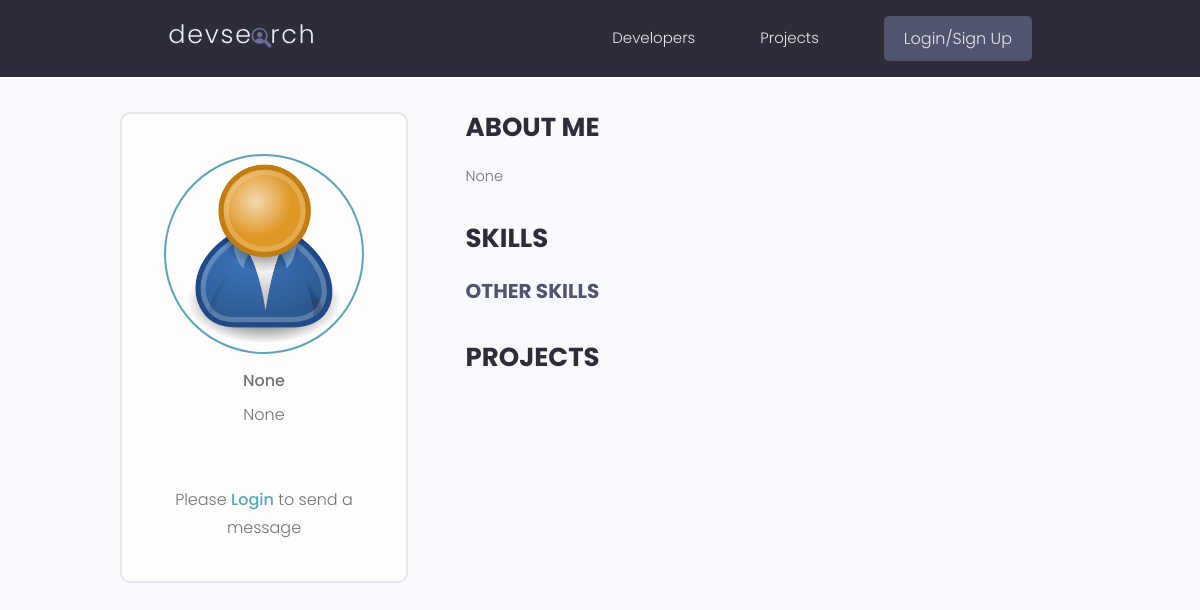
Before: /profile/eebb44d1-63ca-4023-86bd-ba7cf17e27fe/ with the older database file.
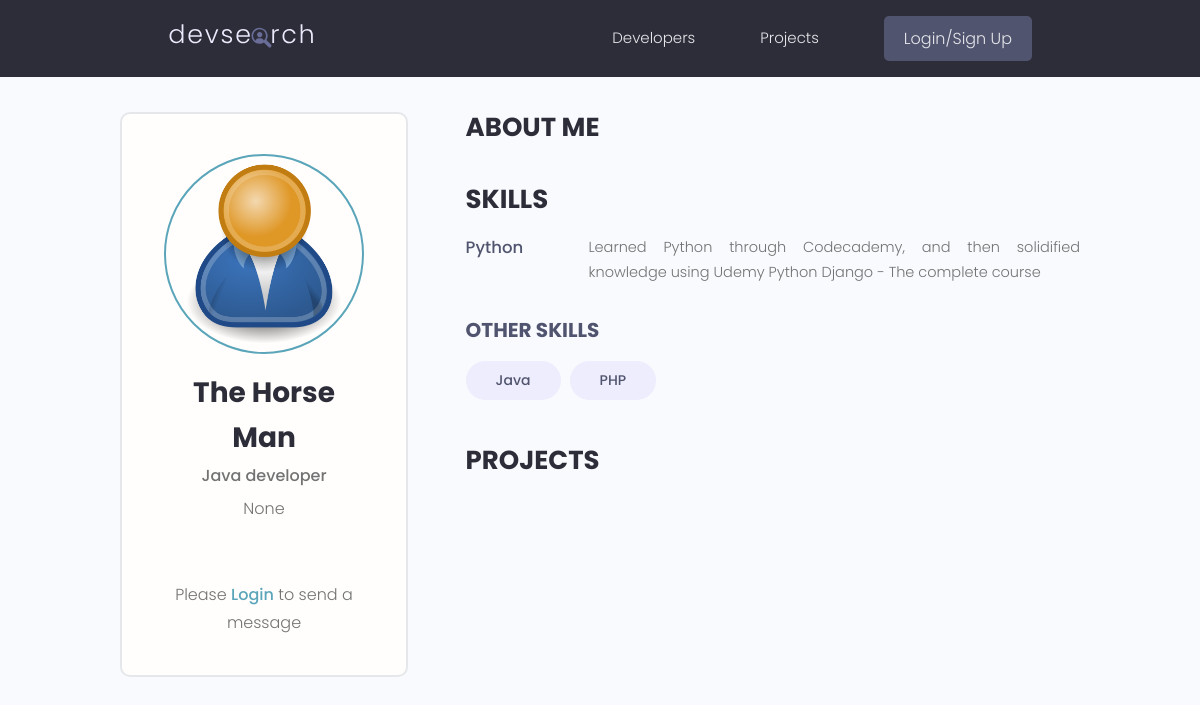
After: the same page with the newer database file.
### users/models.py (models this page shows, shortened)
class Profile(models.Model):
  user = models.OneToOneField(User, on_delete=models.CASCADE, null=True, blank=True,)
  name = models.CharField(max_length = 200, blank = True, null = True)
  email = models.EmailField(max_length=500, blank=True, null=True)
  username = models.CharField(max_length = 200, blank = True, null = True)
  username = models.CharField(max_length = 200, blank = True, null = True)
  short_intro = models.CharField(max_length = 200, blank = True, null = True)
  location = models.CharField(max_length = 200, blank = True, null = True)
  bio = models.TextField(max_length=500, blank=True, null=True)
  profile_image = models.ImageField(null = True, blank=True, upload_to='profiles/', default='profiles/user-default.png' )
  social_github= models.CharField(max_length = 200, blank = True, null = True)
  social_linkedIn= models.CharField(max_length = 200, blank = True, null = True)
  social_twitter= models.CharField(max_length = 200, blank = True, null = True)
  social_youtube= models.CharField(max_length = 200, blank = True, null = True)
  social_website= models.CharField(max_length = 200, blank = True, null = True)
  created = models.DateTimeField(auto_now_add=True)
  id = models.UUIDField(default=uuid.uuid4, unique=True, primary_key=True, editable=False)

class Skill(models.Model):
  owner = models.ForeignKey(Profile, on_delete=models.CASCADE, null=True, blank=True)
  name = models.CharField(max_length=50)
  description = models.TextField(max_length=500, null=True, blank=True)
  created = models.DateTimeField(auto_now_add=True)
  id = models.UUIDField(default=uuid.uuid4, unique=True, primary_key=True, editable=False)

### users/views.py (the view)
# urls.py: path('profile/<str:pk>/', views.userProfile, name='user-profile'),
def userProfile(request, pk):
  profile = Profile.objects.get(id=pk)
  skills = profile.skill_set.exclude(description__exact="")
  subSkills = profile.skill_set.filter(description__exact="")
  context = {
    'profile': profile,
    'skills': skills,
    'subSkills': subSkills
  }
  return render(request, 'users/user-profile.html', context)

### users/templates/users/user-profile.html (shortened to what this page needs)
{% extends 'main.html' %}
{% block content %}
<main class="profile my-md">
  <div class="container">
    <div class="layout">
      <div class="column column--1of3">
        <div class="card text-center">
          <div class="card__body dev">
            <img class="avatar avatar--xl" src="{{ profile.profile_image.url }}" />
            <h2 class="dev__name">{{ profile.name }}</h2>
            <p class="dev__title">{{ profile.short_intro }}</p>
            <p class="dev__location">{{ profile.location }}</p>
            {% if request.user.is_authenticated %}
            <a href="{% url 'send-message' profile.id %}" class="btn btn--sub btn--lg">Send Message </a>
            {% else %}
            <p>Please <a href="{% url 'login' %}"> Login </a> to send a message</p>
            {% endif %}
          </div>
        </div>
      </div>
      <div class="column column--2of3">
        <div class="devInfo">
          <h3 class="devInfo__title">About Me</h3>
          <p class="devInfo__about">
           {{ profile.bio }}
          </p>
        </div>
        <div class="devInfo">
          <h3 class="devInfo__title">Skills</h3>
          <div class="devInfo__skills">
            {% for skill in skills %}
            <div class="devSkill">
              <h4 class="devSkill__title">{{ skill.name }}</h4>
              <p class="devSkill__info">
                {{ skill.description }}
              </p>
            </div>
            {% endfor %}
            <h3 class="devInfo__subtitle">Other Skills</h3>
            <div class="devInfo__otherSkills">
              {% for skill in subSkills %}
              <span class="tag tag--pill tag--sub tag--lg">
                <small>{{ skill.name }}</small>
              </span>
              {% endfor %}
            </div>
          </div>
        </div>
        <div class="devInfo">
          <h3 class="devInfo__title">Projects</h3>
        </div>
      </div>
    </div>
  </div>
</main>
{% endblock content %}

Changed rows visible on the page:
changed Profile "None": name (not shown) → "The Horse Man"; short_intro "None" → "Java developer"; bio "None" → (not shown)
now on this page (row edited): Skill: name "Python", description "Learned Python through Codecademy, and then solidified knowledge using Udemy Python Django - The complete course", shown under "SKILLS"
added Skill: name "Java", shown under "OTHER SKILLS"
added Skill: name "PHP", shown under "OTHER SKILLS"
